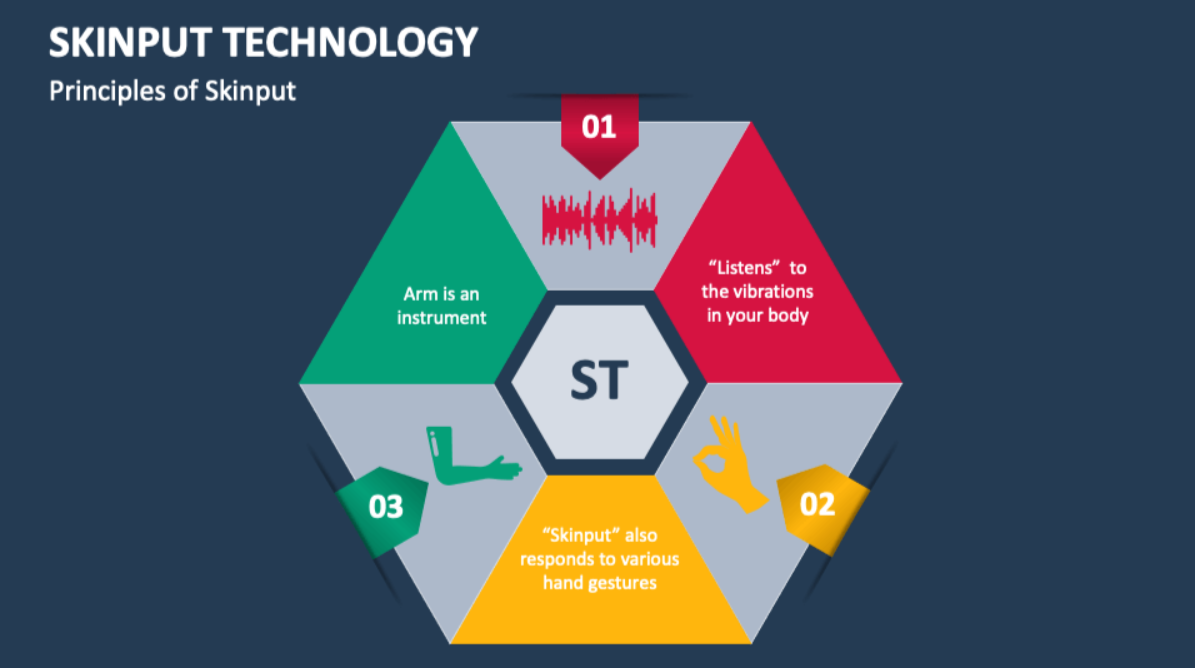
#> input picture Screenshot 2025-05-08 221242.png, 1195 x 668 px, found by its file name
$ python task1.py
#> lines starting #> are read from the running program, lines starting #| are printed output that depends on the picture; after the words box and inside, x2 and y2 are one past the last pixel; in counts of white or black regions, pixels touching at a corner belong together
import cv2

# Read the image
img = cv2.imread('C:/Users/Basavaraj Kulkarani/OneDrive/Desktop/images/Screenshot 2025-05-08 221242.png')
#> img is the input picture: shape (668, 1195, 3); mean B, G, R 99.5, 88.8, 77

# Convert to grayscale
gray = cv2.cvtColor(img, cv2.COLOR_BGR2GRAY)
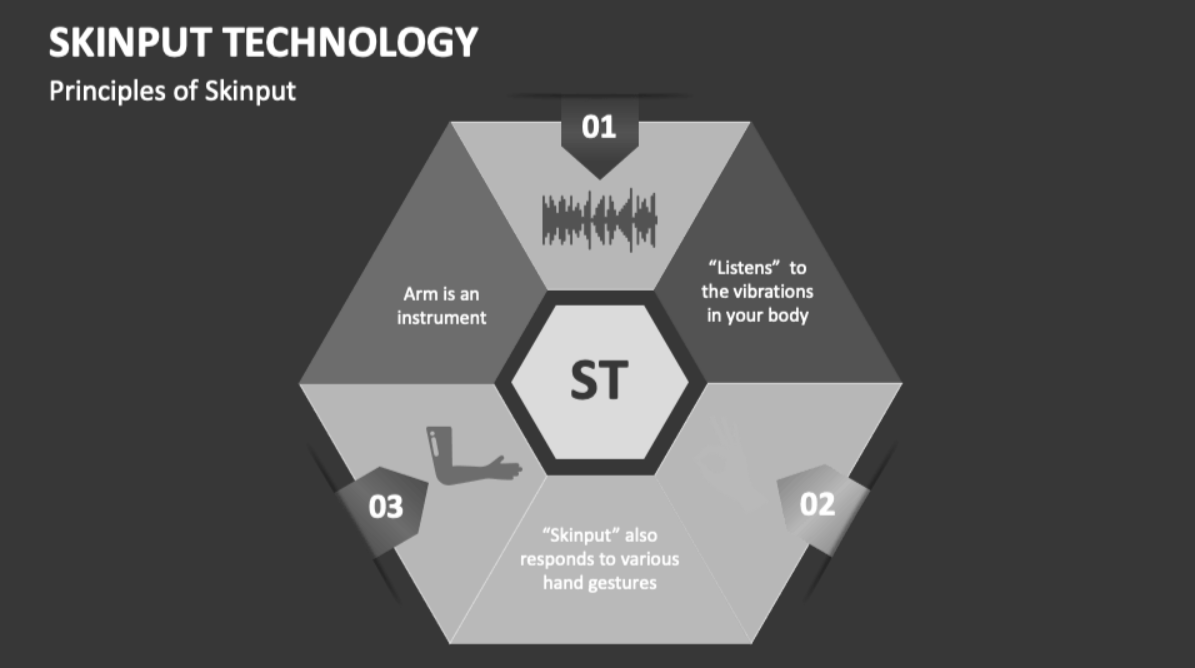
#> gray: shape (668, 1195); min 38, max 255, mean 86.6

# Convert to binary using thresholding
_, binary = cv2.threshold(gray, 127, 255, cv2.THRESH_BINARY)
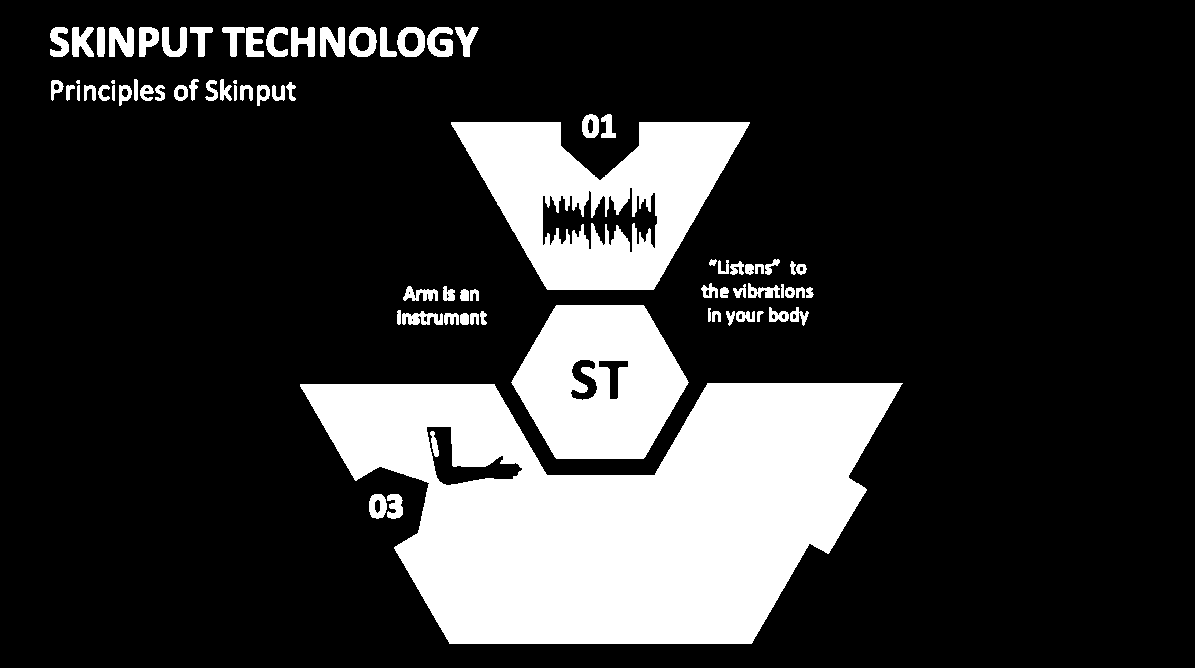
#> binary: shape (668, 1195); 20.1% white; 80 white regions (3 under 20 px), largest, box (x1, y1, x2, y2) and area: (300, 383, 903, 644) 99463, (451, 122, 750, 290) 27608, (511, 305, 689, 459) 19462

# Save or display results
cv2.imwrite('gray_image.jpg', gray)
cv2.imwrite('binary_image.jpg', binary)

$ run again, with Screenshot 2025-05-08 221206.png copied over Screenshot 2025-05-08 221242.png
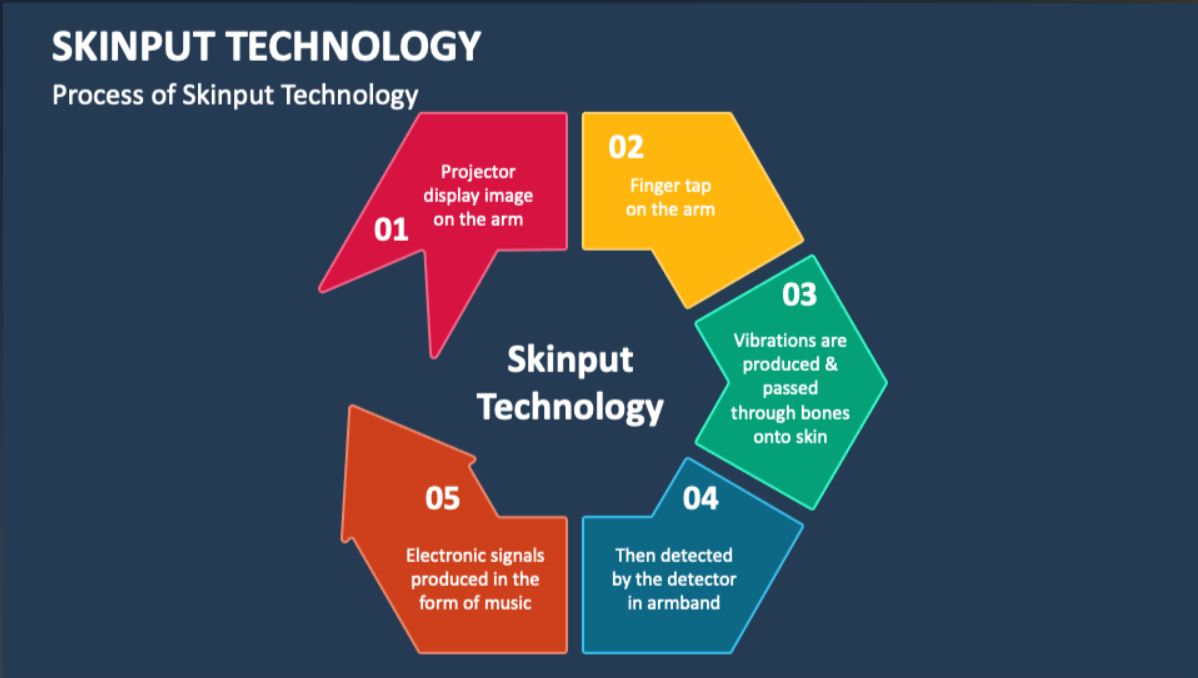
#> input picture Screenshot 2025-05-08 221206.png, 1198 x 678 px, found by its file name
#> img is the input picture: shape (678, 1198, 3); mean B, G, R 86.4, 73.7, 63.1
#> `gray = cv2.cvtColor(img, cv2.COLOR_BGR2GRAY)`:
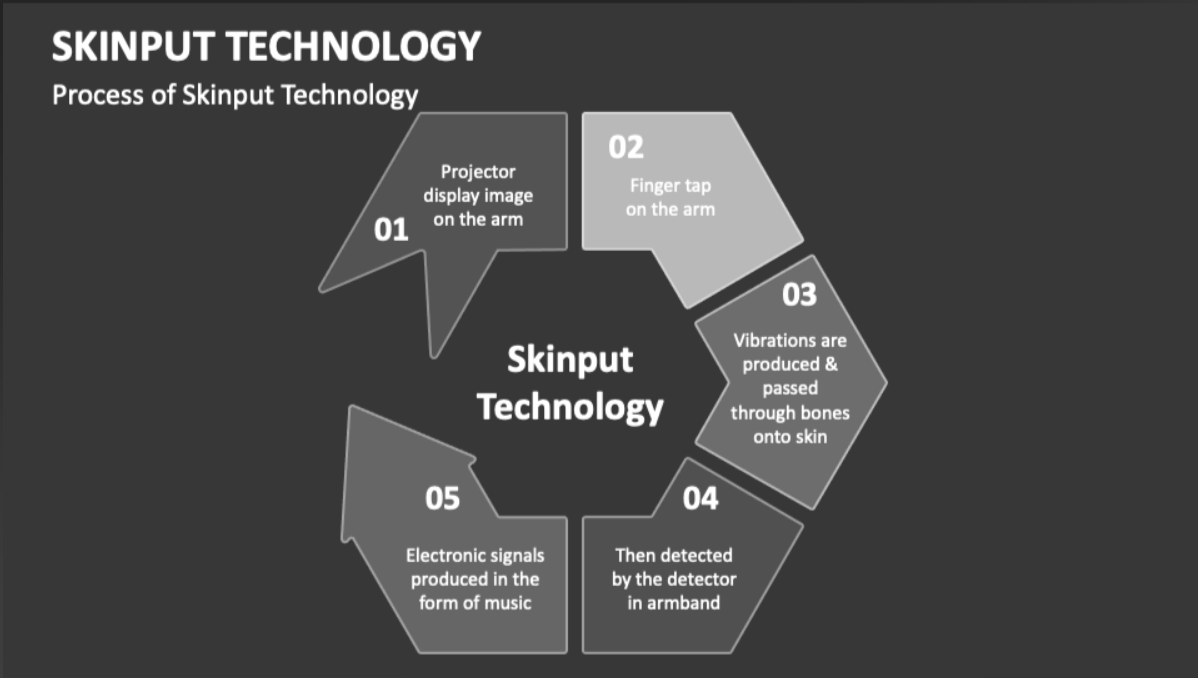
#> gray: shape (678, 1198); min 35, max 255, mean 72.1
#> `_, binary = cv2.threshold(gray, 127, 255, cv2.THRESH_BINARY)`:
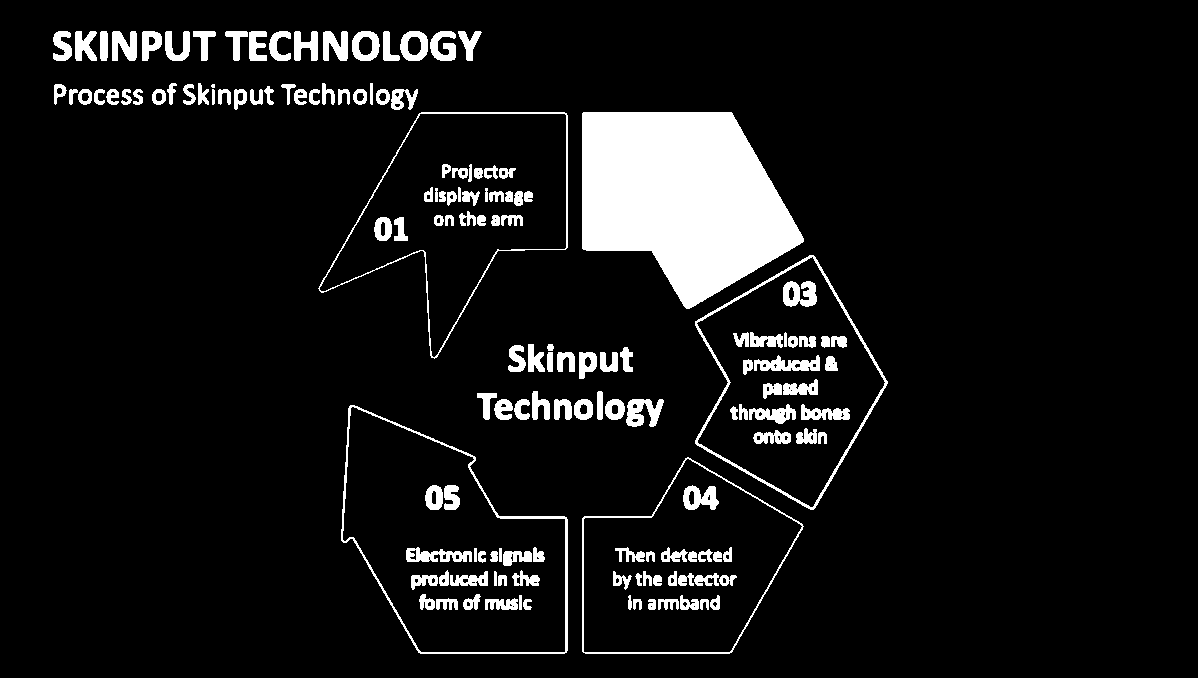
#> binary: shape (678, 1198); 8.2% white; 154 white regions (1 under 20 px), largest, box (x1, y1, x2, y2) and area: (582, 112, 804, 309) 30307, (695, 255, 888, 510) 2014, (341, 405, 568, 654) 2006

$ run again, with Screenshot 2025-05-08 221226.png copied over Screenshot 2025-05-08 221242.png
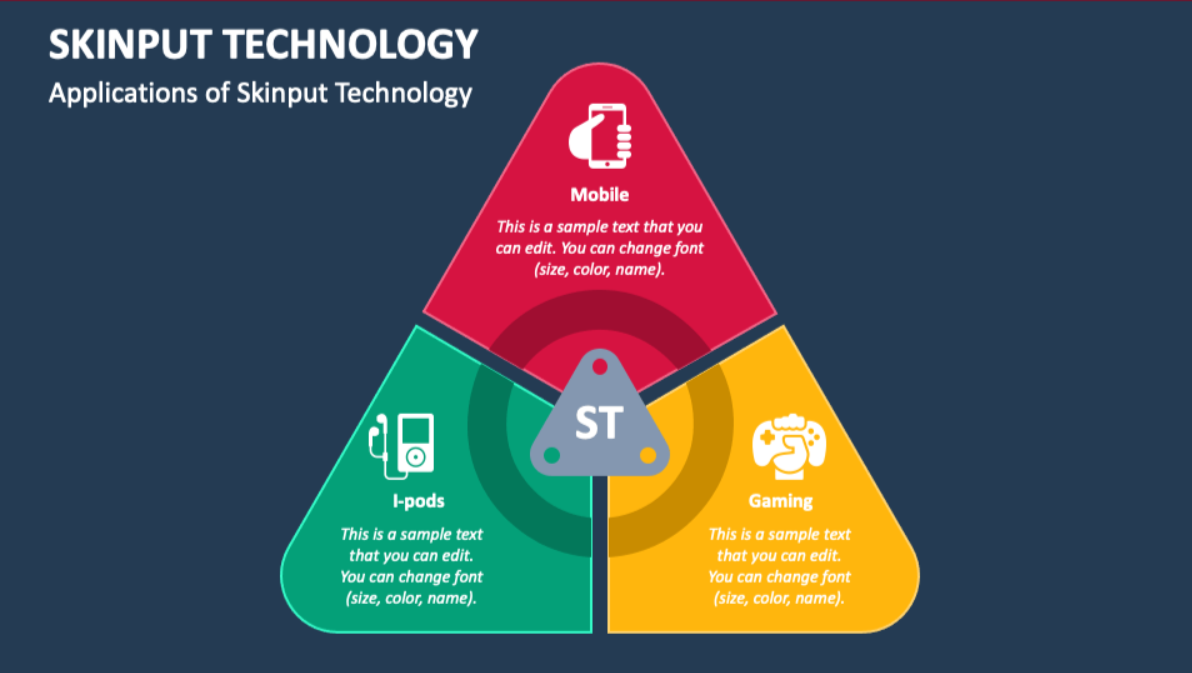
#> input picture Screenshot 2025-05-08 221226.png, 1192 x 673 px, found by its file name
#> img is the input picture: shape (673, 1192, 3); mean B, G, R 85.8, 80.2, 71.7
#> `gray = cv2.cvtColor(img, cv2.COLOR_BGR2GRAY)`:
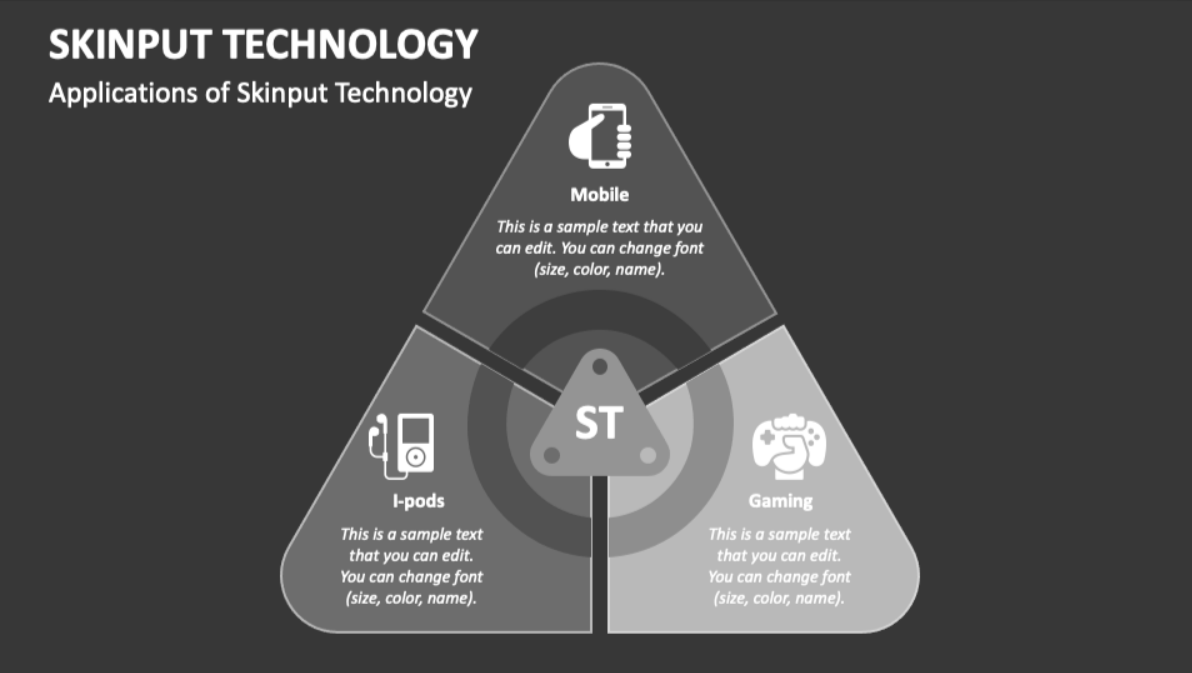
#> gray: shape (673, 1192); min 50, max 255, mean 78.5
#> `_, binary = cv2.threshold(gray, 127, 255, cv2.THRESH_BINARY)`:
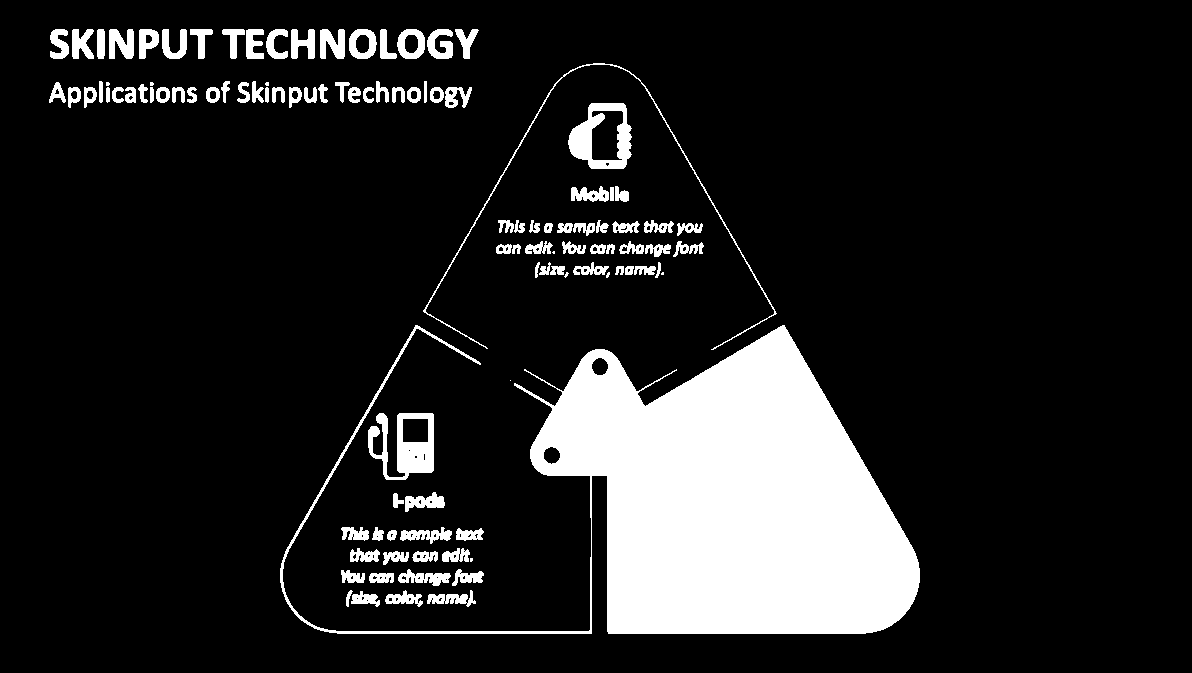
#> binary: shape (673, 1192); 13.4% white; 109 white regions (9 under 20 px), largest, box (x1, y1, x2, y2) and area: (280, 325, 920, 634) 81542, (368, 413, 434, 480) 2299, (568, 103, 632, 169) 2069
